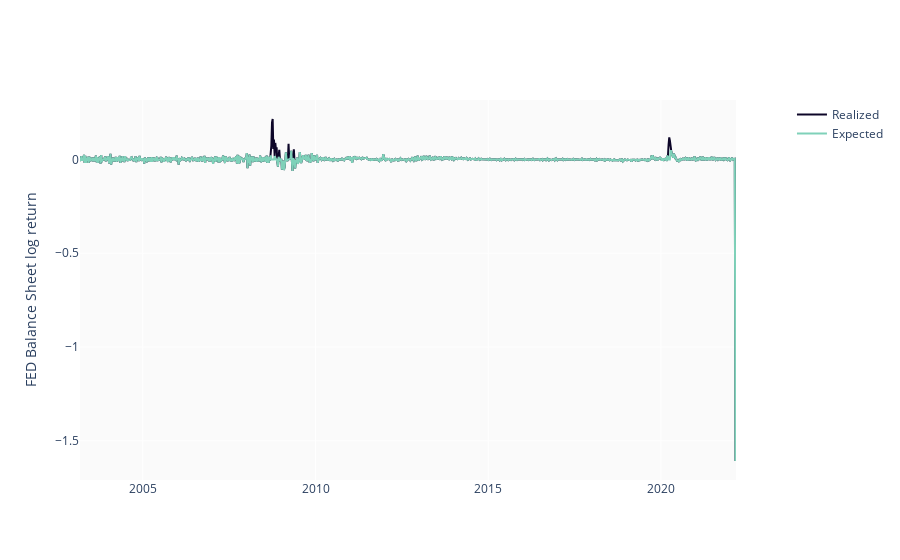

The notebook cell this image was saved under:
### Markdown cell above
The next steps consists in adding some kind of view of the past and anticipation of the future in the features. The latter seems quite important as we know that the market mainly anticipates what comes in the future.

The view of the past is quite straightforward: the rolling average of the 1,3,6,12 past months of the balance sheet and interest rates are computed.

The anticipation of the future is more tricky. In this exercise, we consider the anticipation of the near future to be perfect (6 and 12 months), except for exceptional increases (quantitative easing bootstraps) in the balance sheet due to unexpected events: Subprimes and Covid crisis

### Code cell
colors = ["#0D0628","#885053","#FE5F55","#7FD1B9"]

fig = make_subplots(specs=[[{"secondary_y": True}]])


fig.add_trace(go.Scatter(
    x=data_set_log_m["BS"].dropna().index,
    y=data_set_log_m["BS"].dropna(),
    marker_color=colors[0],
    name="Realized",
))

fig.add_trace(go.Scatter(
    x=data_set_log_m_no_surprise["BS"].dropna().index,
    y=data_set_log_m_no_surprise["BS"].dropna(),
    marker_color=colors[3],
    name="Expected",
))

fig.update_layout(
    paper_bgcolor='white',
    plot_bgcolor='#fafafa',
    hovermode='closest',
    title="",
    xaxis = dict(
        title=""
    ),
    yaxis = dict(
        title="FED Balance Sheet log return"
    ),
    showlegend=True)

fig.show()

### Figure 1 — Plotly figure (JSON) as saved in the notebook; plotly's stock layout.template omitted (floating-point values rounded to 4 significant figures; data arrays with more than 128 entries replaced by an {"elided": "..."} marker saying what was removed)
{"data": [{"marker": {"color": "#0D0628"}, "name": "Realized", "type": "scatter", "x": {"elided": "992 str values"}, "y": {"elided": "992 float values"}}, {"marker": {"color": "#7FD1B9"}, "name": "Expected", "type": "scatter", "x": {"elided": "992 str values"}, "y": {"elided": "992 float values"}}], "layout": {"hovermode": "closest", "paper_bgcolor": "white", "plot_bgcolor": "#fafafa", "showlegend": true, "title": {"text": ""}, "xaxis": {"anchor": "y", "domain": [0, 0.94], "title": {"text": ""}}, "yaxis": {"anchor": "x", "domain": [0, 1], "title": {"text": "FED Balance Sheet log return"}}, "yaxis2": {"anchor": "x", "overlaying": "y", "side": "right"}}}
